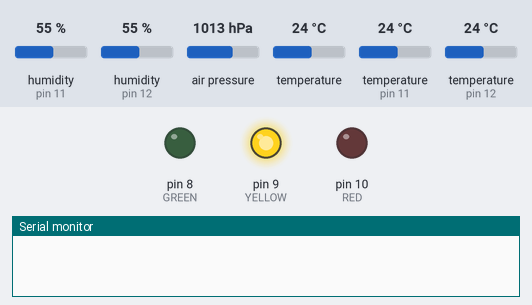
A sketch run on a simulated Arduino Uno, built with avr-gcc and run on an emulated ATmega328P. Shown: output pins drawn as LEDs (lit = HIGH), the last lines printed to the serial monitor. Wiring (inferred from the names in the program): 2 × DHT22 sensor: data pin 11 / data pin 12. The inputs (shaded band) are chosen by the test bench; at power-on: humidity (sensors on pin 11, pin 12) 55 %, air pressure 1013 hPa, temperature 24 °C, temperature (sensors on pin 11, pin 12) 24 °C. WiFi joins after 1.5 s; servers stay silent unless stated; uploads are accepted with an empty reply.

Above: at 4.0 s.
At 5.74 s:
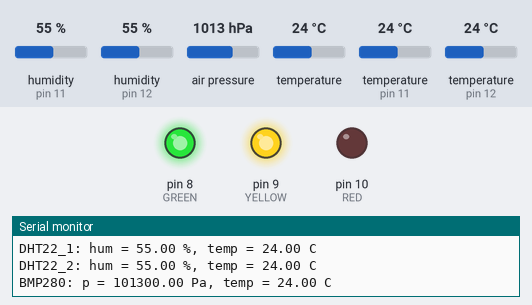
Timing chart, 0 to 8.2 s (numbered marks = the images above):
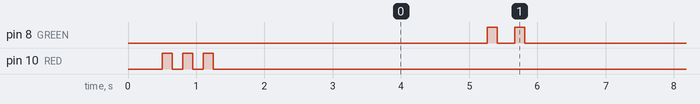

The sketch:

bmpdht.ino
```cpp
 /*  Prints values of two DHT22 and one BMP280 sensors to Serial output
 *  and redirects values to data.sparkfun.com for public logging.
 *  Measures humidity, temperature (twice) and air pressure.
 *  Setup is done with I2C interface, 10k pullups are placed on SCK and SDI lines.
 *
 *  LED patterns:
 *  --------------------------------------------------------
 *  YELLOW on             : power, Serial connection
 *  GREEN blinks 2x       : 2 measurements (#1 DHT, #2 BMP)
 *  GREEN blink, then RED : BMP sensor not returning values
 *  RED blink, then GREEN : DHT not returning values
 *  RED on                : either sensor not connected
 *  RED blinks 3x         : reboot
 *
 *  Watchdog counts till 8 seconds and reboots Arduino board, unless it has been
 *  reset. This catches infinite loops and general problems.
 *
 *  Pullups seem to be not necessary in either case. LEDs are connected to a
 *  390 Ohm resistor each.
 *
 *  Tested with Arduino Uno SMD R3 board and Arduino IDE 1.6.8 running on Ubuntu 14.04
 *  Testing with Leonardo Eth and Arduino IDE 1.6.9 running on Mac OS X 10.11 (Ethernet
 *  connection not working)
 *
 *  Last edit: June 07, 2016
 *
 *  Andreas Hemmetter, andreas.hemmetter@gmail.com
 *  https://github.com/Ahemmetter/c0bra-hp
 */

// --- Libraries --- //
#include <DHT.h>                      // DHT library for DHT22
#include <avr/wdt.h>                  // Watchdog, interrupts and reboots
#include <Adafruit_BMP280.h>          // BMP library
#include <Adafruit_Sensor.h>          // dependent library
#include <Wire.h>                     // dependent library
#include <SPI.h>                      // library for SPI connections
#include <Ethernet.h>                 // Ethernet library

// --- Constants --- //
// DHT22
#define DHTPIN_1 12                   // pins for DHT data
#define DHTPIN_2 11

// LEDs
#define RED 10                         // pins for LEDs
#define YELLOW 9
#define GREEN 8

// SparkFun
byte mac[] = {0x90, 0xA2, 0xDA, 0x10, 0x58, 0x88};
IPAddress server(54,86,132,254);      // numeric IP for data.sparkfun.com
//IPAddress ip(10,100,60,100);
EthernetClient client;

// --- Variables --- //
int chk;                              // DHT status (0 or 1)
char COLOR;
int number;
const String publicKey = "AJaDoa9gW1SoK2D6E6QR";
const String privateKey = "rzmXDmlW90TEaVoy8yA1";
const byte NUM_FIELDS = 6;
const String fieldNames[NUM_FIELDS] = {"dht1_t" "dht1_h", "dht2_t", "dht2_h", "bmp_t", "bmp_p"};
String fieldData[NUM_FIELDS];

// --- Initialization --- //
DHT dht1(DHTPIN_1, DHT22);            // initializes sensors
DHT dht2(DHTPIN_2, DHT22);
Adafruit_BMP280 bmp;

// --- Setup --- //
void setup() {
  wdt_disable();                      // disables watchdog for initial communication
  pinMode(YELLOW, OUTPUT);            // LED pins set as output
  digitalWrite(YELLOW, HIGH);         // starts yellow LED
  pinMode(RED, OUTPUT);            // LED pins set as output
  digitalWrite(RED, LOW);         // starts yellow LED
  pinMode(GREEN, OUTPUT);            // LED pins set as output
  digitalWrite(GREEN, LOW);         // starts yellow LED
  Serial.begin(9600);                 // begin serial connection with 9600 baud
  delay(500);                         // delay to get connection and sensors ready
  wdt_enable(WDTO_8S);                // start watchdog timeout (4 sec might be too short)
  blink(RED, 3);                      // blinks 3 times to show board restarted
  bmp.begin();                        // starts BMP sensor
  dht1.begin();                       // starts DHT sensors
  dht2.begin();
  Ethernet.begin(mac);          // starts Ethernet connection
}

// --- Loop --- //
void loop() {
  wdt_reset();                        // resets watchdog
  delay(1800);                        // delay for sensors to be read. In total at least 2 sec!
  readdht();                          // reads DHT values
  readbmp();                          // reads BMP values
  //Serial.println("done with reading");
  postData();                         // posts data to data.sparkfun.com
  //Serial.println("done with writing");
}

void blink(char COLOR, int number) {
  int k;                              // counter variable
  for (k = 1; k <= number; k = k + 1) {
    digitalWrite(COLOR, HIGH);
    delay(150);
    digitalWrite(COLOR, LOW);
    delay(150);
  }
}

void readbmp() {
  fieldData[4] = bmp.readTemperature(); // reads BMP sensor
  fieldData[5] = bmp.readPressure();
  Serial.print("BMP280: ");           // prints values
  Serial.print("p = ");
  Serial.print(fieldData[5]);         // writes value to array element
  Serial.print(" Pa, temp = ");
  Serial.print(fieldData[4]);
  Serial.println(" C");
  blink(GREEN, 1);                    // LED check
}

void readdht() {
  fieldData[0] = dht1.readTemperature();
  fieldData[1] = dht1.readHumidity();   // reads DHT sensor
  fieldData[2] = dht2.readTemperature();
  fieldData[3] = dht2.readHumidity();   // reads DHT sensor
  Serial.print("DHT22_1: ");          // prints values (hum and temp)
  Serial.print("hum = ");
  Serial.print(fieldData[1]);         // writes values to array elements
  Serial.print(" %, temp = ");
  Serial.print(fieldData[0]);
  Serial.println(" C");
  Serial.print("DHT22_2: ");          // prints values (hum and temp)
  Serial.print("hum = ");
  Serial.print(fieldData[3]);
  Serial.print(" %, temp = ");
  Serial.print(fieldData[2]);
  Serial.println(" C");
  blink(GREEN, 1);
  delay(100);
}

void postData()
{
  //Serial.println("ok im here");
  // Make a TCP connection to remote host
  client.connect(server, 80);         // starts client connection to server
  delay(1000);
  if (client.connect(server, 80))
  {
    // Post the data! Request should look a little something like:
    // GET /input/publicKey?private_key=privateKey&light=1024&switch=0&name=Jim HTTP/1.1\n
    // Host: data.sparkfun.com\n
    // Connection: close\n
    // \n
    client.print("GET /input/");      // writes HTML request
    client.print(publicKey);
    client.print("?private_key=");
    client.print(privateKey);

    for (int i=0; i<NUM_FIELDS; i++)  // writes values
    {
      client.print("&");
      client.print(fieldNames[i]);
      client.print("=");
      client.print(fieldData[i]);
    }

    client.println(" HTTP/1.1");
    client.print("Host: ");
    client.println(server);
    client.println("Connection: close");
    client.println();
  }
  else
  {
    //Serial.println("Connection failed");
  }

  // Check for a response from the server, and route it
  // out the serial port.

  while (client.connected())
  {
    if ( client.available() )
    {
      char c = client.read();
      //Serial.print(c);
    }
  }

  Serial.println();
  client.stop();
}
```

Measured:
- by itself, pin 8 (GREEN): repeats every 4.6 s: LOW 0.25 s, HIGH 0.15 s, LOW 4.0 s, HIGH 0.15 s
- by itself, everything shown: repeats every 4.6 s, in 4 steps
